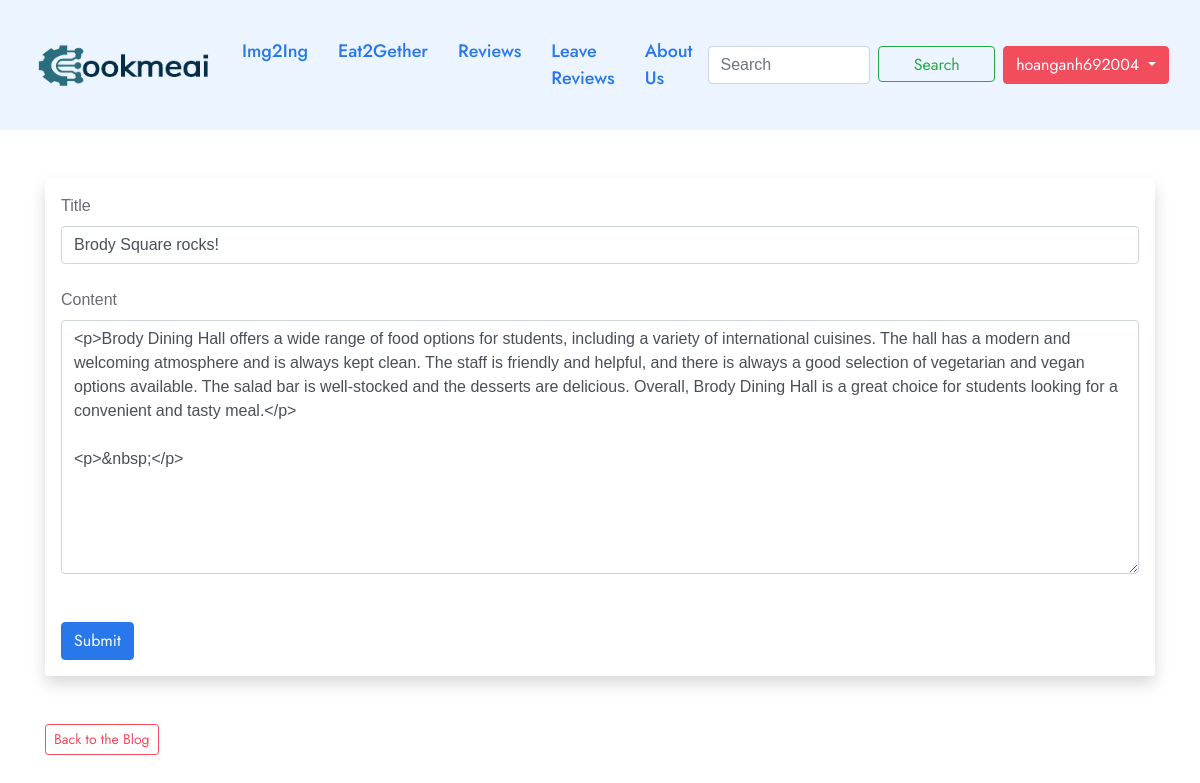
Screenshot of /posts/edit/7 (signed in) with the database file from the repository.
### app.py (models this page shows, shortened)
class Users(db.Model, UserMixin):
    id = db.Column(db.Integer, primary_key=True)
    username = db.Column(db.String(20), nullable=False, unique = True)
    name = db.Column(db.String(200), nullable=False)
    email = db.Column(db.String(120), nullable=False, unique=True)
    about_author = db.Column(db.Text(500), nullable = True)
    profile_pic = db.Column(db.String(), nullable = True)
    date_added = db.Column(db.DateTime, default=datetime.utcnow)
    password_hash = db.Column(db.String(128))
    posts = db.relationship('Posts', backref='poster')
    @property
    def password(self):
        raise AttributeError('password is not a readable attribute!')

class Posts(db.Model):
    id = db.Column(db.Integer, primary_key=True)
    title = db.Column(db.String(255))
    content = db.Column(db.Text())
    date_posted = db.Column(db.DateTime, default=datetime.utcnow)
    slug = db.Column(db.String(255))
    poster_id = db.Column(db.Integer, db.ForeignKey('users.id'))

### app.py (the view, shortened to what this page needs)
@app.route('/posts/edit/<int:id>', methods=['GET', 'POST'])
@login_required
def edit_post(id):
    post = Posts.query.get_or_404(id)
    form = PostForm()
    if current_user.id == post.poster_id:
        form.title.data = post.title
        form.slug.data = post.slug
        form.content.data = post.content
        return render_template('edit_post.html', form=form)
    else:
        flash("You aren't authorized to edit the post")
        posts = Posts.query.order_by(Posts.date_posted)
        return render_template('posts.html', posts=posts)

### forms.py
class PostForm(FlaskForm):
    title = StringField('Title', validators=[DataRequired()])
    content = CKEditorField('Content', validators=[DataRequired()], widget=TextArea())
    slug = StringField("Slug", validators=[DataRequired()], default='')
    submit = SubmitField('Submit')

class SearchForm(FlaskForm):
    searched = StringField('Searched', validators=[DataRequired()])
    submit = SubmitField()

### app.py (called while the page is built)
@login_manager.user_loader
def load_user(user_id):
    return Users.query.get(int(user_id))

@app.context_processor
def base():
    form = SearchForm()
    return dict(form = form)

### templates/edit_post.html (shortened to what this page needs)
{% extends 'base.html' %}
{% block content %}
<br><br>
<div class="shadow p-3 mb-5 bg-body rounded">
    <form action="" method="POST">
        {{ form.title.label(class = 'form-label') }}
        {{ form.title(class='form-control') }}
        <br>
        {{ form.content.label(class = 'form-label') }}
        {{ form.content(class='form-control', rows = '10') }}
        <br>
        <br>
        {{ form.submit(class='btn btn-primary') }}
    </form>
</div>
<a href="{{ url_for('posts') }}" class="btn btn-outline-secondary btn-sm">Back to the Blog</a>
{% endblock %}

### templates/navbar.html (shortened to what this page needs)
<nav class="navbar navbar-expand-lg navbar-light bg-light">
    <div class="container-fluid">
        <a class="navbar-brand" href="{{ url_for('index') }}"><img src="{{ url_for('static', filename='images/logo/cookmeai.png') }}" style="width: 180px"></a>
        <div class="collapse navbar-collapse" id="navbarSupportedContent">
            <ul class="navbar-nav me-auto mb-2 mb-lg-0">
                <li class="nav-item">
                    <a class="nav-link active" aria-current="page" href="{{ url_for('home') }}">Img2Ing</a>
                </li>
                <li class="nav-item">
                    <a class="nav-link active" aria-current="page" href="{{ url_for('eat2gether') }}">Eat2Gether</a>
                </li>
                <li class="nav-item">
                    <a class="nav-link active" aria-current="page" href="{{ url_for('posts') }}">Reviews</a>
                </li>
                <li class="nav-item">
                    <a class="nav-link active" aria-current="page" href="{{ url_for('add_post') }}">Leave Reviews</a>
                </li>
                <li class="nav-item">
                    <a class="nav-link active" aria-current="page" href="{{ url_for('aboutus') }}">About Us</a>
                </li>
            </ul>
            <form class="d-flex" method="POST" action="{{ url_for('search') }}">
                <input class="form-control me-2" type="search" placeholder="Search" aria-label="Search" name="searched">
                <button class="btn btn-outline-success" type="submit" style="height:36px;width:200px">Search</button>
            </form>
            <div class="dropdown">
                {% if current_user.is_authenticated %}
                <button class="btn btn-secondary dropdown-toggle" type="button" id="dropdownMenuButton1"
                    data-bs-toggle="dropdown" aria-expanded="false" style="margin-left:8px">
                    {{ current_user.username }}
                </button>
                {% endif %}
            </div>
        </div>
    </div>
</nav>

### rows the page displays
Users: username "hoanganh692004"
Posts: title "Brody Square rocks!", content "<p>Brody Dining Hall offers a wide range of food options for students, including a variety of international cuisines. The hall has a modern and welcoming atmosphere and is always kept clean. The staff is friendly and helpful, and there is always a good selection of vegetarian and vegan options available. The salad bar is well-stocked and the desserts are delicious. Overall, Brody Dining Hall is a great choice for students looking for a convenient and tasty meal.</p> <p>&nbsp;</p>"
